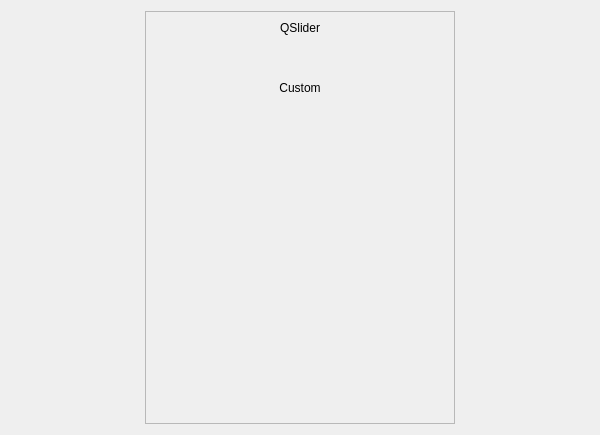
<?xml version="1.0" encoding="UTF-8"?>
<ui version="4.0">
 <class>SliderTools</class>
 <widget class="QWidget" name="SliderTools">
  <property name="geometry">
   <rect>
    <x>0</x>
    <y>0</y>
    <width>600</width>
    <height>435</height>
   </rect>
  </property>
  <property name="windowTitle">
   <string>Form</string>
  </property>
  <layout class="QHBoxLayout" name="horizontalLayout">
   <item>
    <spacer name="horizontalSpacer">
     <property name="orientation">
      <enum>Qt::Horizontal</enum>
     </property>
     <property name="sizeHint" stdset="0">
      <size>
       <width>125</width>
       <height>20</height>
      </size>
     </property>
    </spacer>
   </item>
   <item>
    <widget class="QScrollArea" name="scrollArea">
     <property name="minimumSize">
      <size>
       <width>310</width>
       <height>0</height>
      </size>
     </property>
     <property name="widgetResizable">
      <bool>true</bool>
     </property>
     <widget class="QWidget" name="scrollAreaWidgetContents">
      <property name="geometry">
       <rect>
        <x>0</x>
        <y>0</y>
        <width>312</width>
        <height>415</height>
       </rect>
      </property>
      <layout class="QVBoxLayout" name="verticalLayout">
       <property name="spacing">
        <number>0</number>
       </property>
       <property name="leftMargin">
        <number>0</number>
       </property>
       <property name="topMargin">
        <number>0</number>
       </property>
       <property name="rightMargin">
        <number>0</number>
       </property>
       <property name="bottomMargin">
        <number>0</number>
       </property>
       <item>
        <widget class="QWidget" name="SliderWidget" native="true">
         <property name="minimumSize">
          <size>
           <width>300</width>
           <height>0</height>
          </size>
         </property>
         <layout class="QVBoxLayout" name="verticalLayout_3">
          <item>
           <widget class="QLabel" name="Define">
            <property name="text">
             <string>QSlider</string>
            </property>
            <property name="alignment">
             <set>Qt::AlignCenter</set>
            </property>
           </widget>
          </item>
          <item>
           <layout class="QVBoxLayout" name="SilderVbLayout">
            <property name="spacing">
             <number>5</number>
            </property>
            <property name="topMargin">
             <number>10</number>
            </property>
            <property name="bottomMargin">
             <number>10</number>
            </property>
           </layout>
          </item>
          <item>
           <layout class="QHBoxLayout" name="SilderHbLayout">
            <property name="spacing">
             <number>5</number>
            </property>
            <property name="topMargin">
             <number>10</number>
            </property>
            <property name="bottomMargin">
             <number>10</number>
            </property>
           </layout>
          </item>
          <item>
           <widget class="QLabel" name="label">
            <property name="text">
             <string>Custom</string>
            </property>
            <property name="alignment">
             <set>Qt::AlignCenter</set>
            </property>
           </widget>
          </item>
          <item>
           <layout class="QVBoxLayout" name="CustomVbLayout">
            <property name="spacing">
             <number>5</number>
            </property>
            <property name="topMargin">
             <number>10</number>
            </property>
            <property name="bottomMargin">
             <number>10</number>
            </property>
           </layout>
          </item>
          <item>
           <layout class="QHBoxLayout" name="CustomHbLayout">
            <property name="spacing">
             <number>5</number>
            </property>
            <property name="topMargin">
             <number>10</number>
            </property>
            <property name="bottomMargin">
             <number>10</number>
            </property>
           </layout>
          </item>
          <item>
           <spacer name="verticalSpacer">
            <property name="orientation">
             <enum>Qt::Vertical</enum>
            </property>
            <property name="sizeHint" stdset="0">
             <size>
              <width>20</width>
              <height>40</height>
             </size>
            </property>
           </spacer>
          </item>
         </layout>
        </widget>
       </item>
      </layout>
     </widget>
    </widget>
   </item>
   <item>
    <spacer name="horizontalSpacer_2">
     <property name="orientation">
      <enum>Qt::Horizontal</enum>
     </property>
     <property name="sizeHint" stdset="0">
      <size>
       <width>125</width>
       <height>20</height>
      </size>
     </property>
    </spacer>
   </item>
  </layout>
 </widget>
 <resources/>
 <connections/>
</ui>
